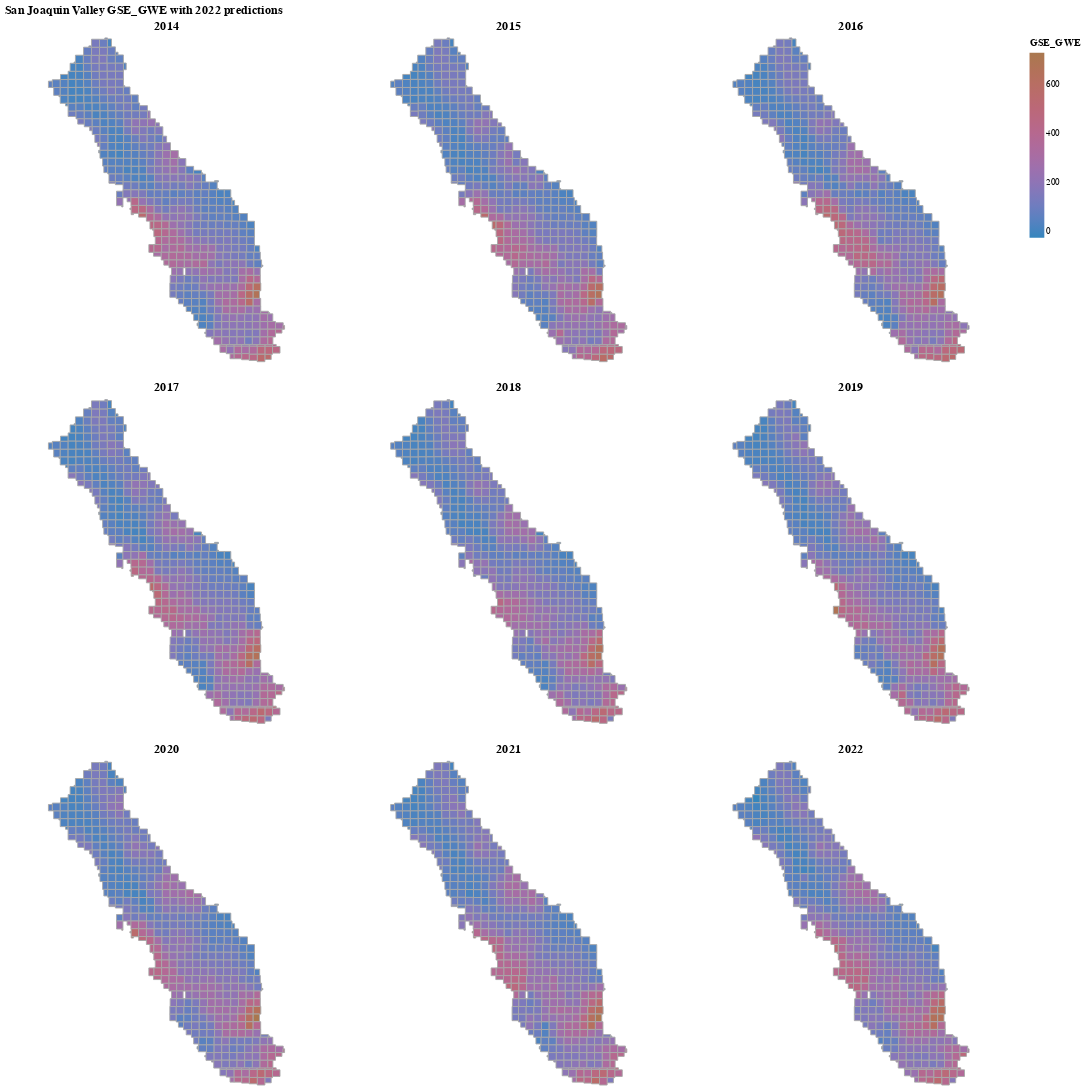

Notebook code for this chart:
### Code cell
township_range = TownshipRanges()
all_years_map_df = pd.merge(township_range.sjv_township_range_df, all_years_df.reset_index(), how="left", on=["TOWNSHIP_RANGE", ])
view_trs_side_by_side(all_years_map_df, feature="YEAR", value="GSE_GWE", title="San Joaquin Valley GSE_GWE with 2022 predictions")

### Figure 1 — Vega-Lite specification as saved in the notebook (floating-point values rounded to 4 significant figures; data arrays with more than 128 entries replaced by an {"elided": "..."} marker saying what was removed)
{"config": {"view": {"continuousWidth": 400, "continuousHeight": 300}}, "concat": [{"data": {"name": "data-66f043b37622e55e3519846a69f4ea35"}, "mark": {"type": "geoshape", "stroke": "darkgray"}, "encoding": {"color": {"field": "GSE_GWE", "scale": {"range": ["#3586BD", "#A9784F"]}, "type": "quantitative"}, "tooltip": [{"field": "YEAR", "type": "nominal"}, {"field": "TOWNSHIP_RANGE", "type": "nominal"}, {"field": "GSE_GWE", "type": "quantitative"}]}, "height": 350, "title": "2014", "width": 350}, {"data": {"name": "data-bf89e08bd440daa436b9757ed4fe997e"}, "mark": {"type": "geoshape", "stroke": "darkgray"}, "encoding": {"color": {"field": "GSE_GWE", "scale": {"range": ["#3586BD", "#A9784F"]}, "type": "quantitative"}, "tooltip": [{"field": "YEAR", "type": "nominal"}, {"field": "TOWNSHIP_RANGE", "type": "nominal"}, {"field": "GSE_GWE", "type": "quantitative"}]}, "height": 350, "title": "2015", "width": 350}, {"data": {"name": "data-043c9a3942e897826c2cb8c014f02e9a"}, "mark": {"type": "geoshape", "stroke": "darkgray"}, "encoding": {"color": {"field": "GSE_GWE", "scale": {"range": ["#3586BD", "#A9784F"]}, "type": "quantitative"}, "tooltip": [{"field": "YEAR", "type": "nominal"}, {"field": "TOWNSHIP_RANGE", "type": "nominal"}, {"field": "GSE_GWE", "type": "quantitative"}]}, "height": 350, "title": "2016", "width": 350}, {"data": {"name": "data-78e8ef60ecffdf998e3e5d1e0d06efb5"}, "mark": {"type": "geoshape", "stroke": "darkgray"}, "encoding": {"color": {"field": "GSE_GWE", "scale": {"range": ["#3586BD", "#A9784F"]}, "type": "quantitative"}, "tooltip": [{"field": "YEAR", "type": "nominal"}, {"field": "TOWNSHIP_RANGE", "type": "nominal"}, {"field": "GSE_GWE", "type": "quantitative"}]}, "height": 350, "title": "2017", "width": 350}, {"data": {"name": "data-da89fc5ed12d5a738dcacc0c947bb919"}, "mark": {"type": "geoshape", "stroke": "darkgray"}, "encoding": {"color": {"field": "GSE_GWE", "scale": {"range": ["#3586BD", "#A9784F"]}, "type": "quantitative"}, "tooltip": [{"field": "YEAR", "type": "nominal"}, {"field": "TOWNSHIP_RANGE", "type": "nominal"}, {"field": "GSE_GWE", "type": "quantitative"}]}, "height": 350, "title": "2018", "width": 350}, {"data": {"name": "data-a5c588ebf7949929ba003238e55b5a6d"}, "mark": {"type": "geoshape", "stroke": "darkgray"}, "encoding": {"color": {"field": "GSE_GWE", "scale": {"range": ["#3586BD", "#A9784F"]}, "type": "quantitative"}, "tooltip": [{"field": "YEAR", "type": "nominal"}, {"field": "TOWNSHIP_RANGE", "type": "nominal"}, {"field": "GSE_GWE", "type": "quantitative"}]}, "height": 350, "title": "2019", "width": 350}, {"data": {"name": "data-701bb94c4acf72b2a3b6e6062402a4cd"}, "mark": {"type": "geoshape", "stroke": "darkgray"}, "encoding": {"color": {"field": "GSE_GWE", "scale": {"range": ["#3586BD", "#A9784F"]}, "type": "quantitative"}, "tooltip": [{"field": "YEAR", "type": "nominal"}, {"field": "TOWNSHIP_RANGE", "type": "nominal"}, {"field": "GSE_GWE", "type": "quantitative"}]}, "height": 350, "title": "2020", "width": 350}, {"data": {"name": "data-c40f56634faf7b1958d234a0e42d1a84"}, "mark": {"type": "geoshape", "stroke": "darkgray"}, "encoding": {"color": {"field": "GSE_GWE", "scale": {"range": ["#3586BD", "#A9784F"]}, "type": "quantitative"}, "tooltip": [{"field": "YEAR", "type": "nominal"}, {"field": "TOWNSHIP_RANGE", "type": "nominal"}, {"field": "GSE_GWE", "type": "quantitative"}]}, "height": 350, "title": "2021", "width": 350}, {"data": {"name": "data-f1d8e21d1c728d18683e15307778ca31"}, "mark": {"type": "geoshape", "stroke": "darkgray"}, "encoding": {"color": {"field": "GSE_GWE", "scale": {"range": ["#3586BD", "#A9784F"]}, "type": "quantitative"}, "tooltip": [{"field": "YEAR", "type": "nominal"}, {"field": "TOWNSHIP_RANGE", "type": "nominal"}, {"field": "GSE_GWE", "type": "quantitative"}]}, "height": 350, "title": "2022", "width": 350}], "columns": 3, "title": "San Joaquin Valley GSE_GWE with 2022 predictions", "$schema": "https://vega.github.io/schema/vega-lite/v4.17.0.json", "datasets": {"data-66f043b37622e55e3519846a69f4ea35": {"elided": "478 records"}, "data-bf89e08bd440daa436b9757ed4fe997e": {"elided": "478 records"}, "data-043c9a3942e897826c2cb8c014f02e9a": {"elided": "478 records"}, "data-78e8ef60ecffdf998e3e5d1e0d06efb5": {"elided": "478 records"}, "data-da89fc5ed12d5a738dcacc0c947bb919": {"elided": "478 records"}, "data-a5c588ebf7949929ba003238e55b5a6d": {"elided": "478 records"}, "data-701bb94c4acf72b2a3b6e6062402a4cd": {"elided": "478 records"}, "data-c40f56634faf7b1958d234a0e42d1a84": {"elided": "478 records"}, "data-f1d8e21d1c728d18683e15307778ca31": {"elided": "478 records"}}}
